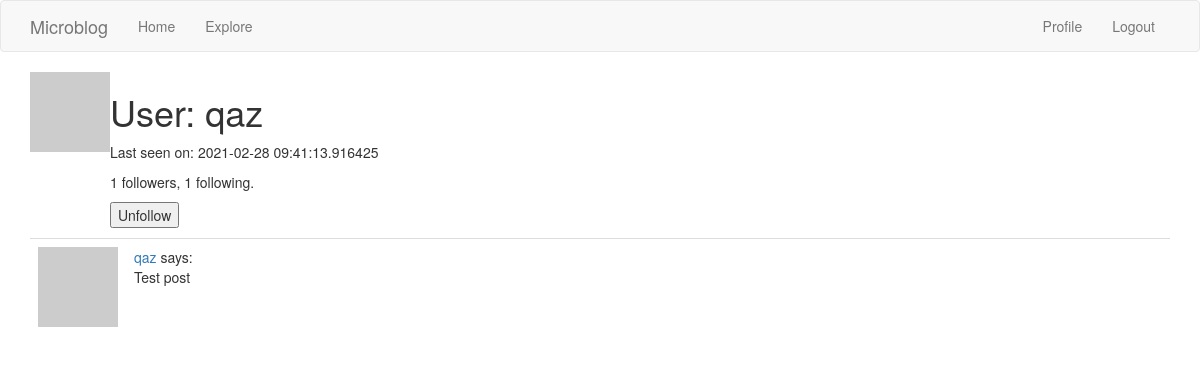
The page /user/qaz (signed in) on the database as committed earlier.
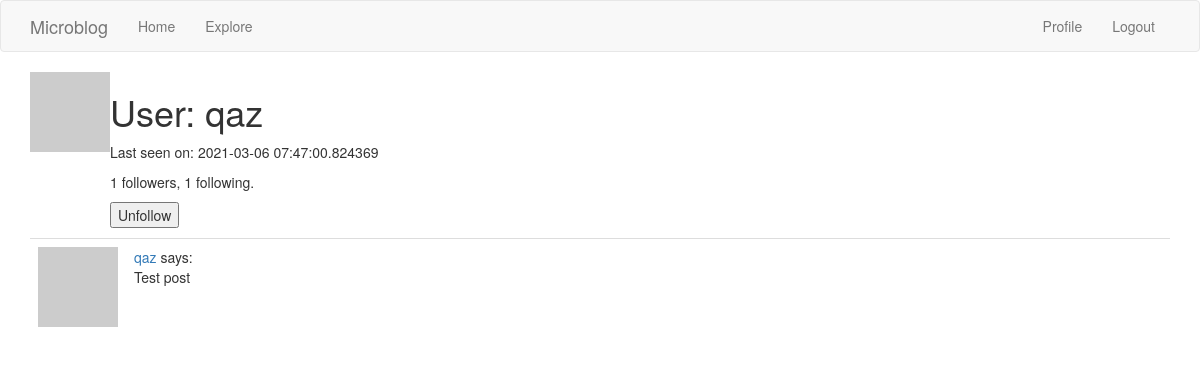
The same page on the database as committed later.
### app/models.py (models this page shows, shortened)
class User(UserMixin, db.Model):
    id = db.Column(db.Integer, primary_key=True)
    username = db.Column(db.String(64), index=True, unique=True)
    email = db.Column(db.String(120), index=True, unique=True)
    password_hash = db.Column(db.String(128))
    posts = db.relationship('Post', backref='author', lazy='dynamic')
    about_me = db.Column(db.String(140))
    last_seen = db.Column(db.DateTime, default=datetime.utcnow)
    followed = db.relationship(
        'User',
        secondary=followers,
        primaryjoin=(followers.c.follower_id == id),
        secondaryjoin=(followers.c.followed_id == id),
        backref=db.backref('followers', lazy='dynamic'),
        lazy='dynamic'
    )
    def avatar(self, size):
        lower_email = str(self.email).lower()
        digest = md5(lower_email.encode('utf-8')).hexdigest()
        return 'https://www.gravatar.com/avatar/{}?d=identicon&s={}'.format(digest, size)
    def is_following(self, user):
        return self.followed.filter(followers.c.followed_id == user.id).count() > 0

class Post(db.Model):
    id = db.Column(db.Integer, primary_key=True)
    body = db.Column(db.String(140))
    timestamp = db.Column(db.DateTime, index=True, default=datetime.utcnow)
    user_id = db.Column(db.Integer, db.ForeignKey('user.id'))

### app/routes.py (the view)
@app.route('/user/<username>')
@login_required
def user(username):
    user = User.query.filter_by(username=username).first_or_404()
    page = request.args.get('page', 1, type=int)
    posts = user.posts.order_by(Post.timestamp.desc()).paginate(
        page, app.config['POSTS_PER_PAGE'], False)
    next_url = url_for('user', username=user.username, page=posts.next_num) \
        if posts.has_next else None
    prev_url = url_for('user', username=user.username, page=posts.prev_num) \
        if posts.has_prev else None
    form = EmptyForm()
    return render_template('user.jinja', user=user, posts=posts.items,
                           next_url=next_url, prev_url=prev_url, form=form)

### app/forms.py
class EmptyForm(FlaskForm):
    submit = SubmitField('Submit')

### app/models.py (called while the page is built)
@login.user_loader
def load_user(user_id):
    return User.query.get(int(user_id))

### app/routes.py (called while the page is built)
@app.before_request
def before_request():
    if current_user.is_authenticated:
        current_user.last_seen = datetime.utcnow()
        db.session.commit()

### app/templates/user.jinja (shortened to what this page needs)
{% extends "base.jinja" %}
{% block app_content %}
    <table>
        <tr valign="top">
            <td><img src="{{ user.avatar(128) }}"></td>
            <td>
                <h1>User: {{ user.username }}</h1>
                {% if user.last_seen %}<p>Last seen on: {{ user.last_seen }}</p>{% endif %}
                <p>{{ user.followers.count() }} followers, {{ user.followed.count() }} following.</p>
                {% if user == current_user %}
                <p><a href="{{ url_for('edit_profile') }}">Edit your profile</a></p>
                {% else %}
                <p>
                    <form action="{{ url_for('unfollow', username=user.username) }}" method="post">
                        {{ form.submit(value='Unfollow') }}
                    </form>
                </p>
                {% endif %}
            </td>
        </tr>
    </table>
    {% for post in posts %}
        {% include '_post.jinja' %}
    {% endfor %}
{% endblock %}

### app/templates/base.jinja (shortened to what this page needs)
{% extends 'bootstrap/base.html' %}
{% block navbar %}
    <nav class="navbar navbar-default">
        <div class="container">
            <div class="navbar-header">
                <a class="navbar-brand" href="{{ url_for('index') }}">Microblog</a>
            </div>
            <div class="collapse navbar-collapse" id="bs-example-navbar-collapse-1">
                <ul class="nav navbar-nav">
                    <li><a href="{{ url_for('index') }}">Home</a></li>
                    <li><a href="{{ url_for('explore') }}">Explore</a></li>
                </ul>
                <ul class="nav navbar-nav navbar-right">
                    {% if current_user.is_anonymous %}
                    <li><a href="{{ url_for('login') }}">Login</a></li>
                    {% else %}
                    <li><a href="{{ url_for('user', username=current_user.username) }}">Profile</a></li>
                    <li><a href="{{ url_for('logout') }}">Logout</a></li>
                    {% endif %}
                </ul>
            </div>
        </div>
    </nav>
{% endblock %}
{% block content %}
    <div class="container">
        {% block app_content %}{% endblock %}
    </div>
{% endblock %}

### app/templates/_post.jinja
<table class="table table-hover">
    <tr>
        <td width="70px">
            <a href="{{ url_for('user', username=post.author.username) }}">
                <img src="{{ post.author.avatar(70) }}" />
            </a>
        </td>
        <td>
            <a href="{{ url_for('user', username=post.author.username) }}">
                {{ post.author.username }}
            </a>
            says:
            <br>
            {{ post.body }}
        </td>
    </tr>
</table>

Rows that differ between the two databases and show on the page:
changed User "qaz": last_seen "2021-02-28 09:41:13.916425" → "2021-03-06 07:47:00.824369"
